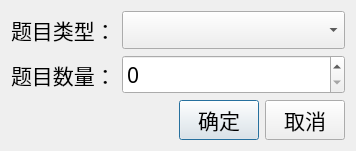
<?xml version="1.0" encoding="UTF-8"?>
<ui version="4.0">
 <class>QuestionItemDialog</class>
 <widget class="QDialog" name="QuestionItemDialog">
  <property name="geometry">
   <rect>
    <x>0</x>
    <y>0</y>
    <width>356</width>
    <height>118</height>
   </rect>
  </property>
  <property name="font">
   <font>
    <family>楷体</family>
    <pointsize>16</pointsize>
   </font>
  </property>
  <property name="windowTitle">
   <string>题目类型和数量</string>
  </property>
  <layout class="QGridLayout" name="gridLayout" columnstretch="0,1">
   <item row="0" column="0">
    <widget class="QLabel" name="label">
     <property name="text">
      <string>题目类型：</string>
     </property>
    </widget>
   </item>
   <item row="0" column="1">
    <widget class="QComboBox" name="cmbType"/>
   </item>
   <item row="1" column="0">
    <widget class="QLabel" name="label_2">
     <property name="text">
      <string>题目数量：</string>
     </property>
    </widget>
   </item>
   <item row="1" column="1">
    <widget class="QSpinBox" name="spinCount">
     <property name="maximum">
      <number>999</number>
     </property>
    </widget>
   </item>
   <item row="2" column="0" colspan="2">
    <layout class="QHBoxLayout">
     <property name="spacing">
      <number>6</number>
     </property>
     <property name="leftMargin">
      <number>0</number>
     </property>
     <property name="topMargin">
      <number>0</number>
     </property>
     <property name="rightMargin">
      <number>0</number>
     </property>
     <property name="bottomMargin">
      <number>0</number>
     </property>
     <item>
      <spacer>
       <property name="orientation">
        <enum>Qt::Horizontal</enum>
       </property>
       <property name="sizeHint" stdset="0">
        <size>
         <width>131</width>
         <height>31</height>
        </size>
       </property>
      </spacer>
     </item>
     <item>
      <widget class="QPushButton" name="okButton">
       <property name="text">
        <string>确定</string>
       </property>
      </widget>
     </item>
     <item>
      <widget class="QPushButton" name="cancelButton">
       <property name="text">
        <string>取消</string>
       </property>
      </widget>
     </item>
    </layout>
   </item>
  </layout>
 </widget>
 <resources/>
 <connections>
  <connection>
   <sender>okButton</sender>
   <signal>clicked()</signal>
   <receiver>QuestionItemDialog</receiver>
   <slot>accept()</slot>
   <hints>
    <hint type="sourcelabel">
     <x>278</x>
     <y>253</y>
    </hint>
    <hint type="destinationlabel">
     <x>96</x>
     <y>254</y>
    </hint>
   </hints>
  </connection>
  <connection>
   <sender>cancelButton</sender>
   <signal>clicked()</signal>
   <receiver>QuestionItemDialog</receiver>
   <slot>reject()</slot>
   <hints>
    <hint type="sourcelabel">
     <x>369</x>
     <y>253</y>
    </hint>
    <hint type="destinationlabel">
     <x>179</x>
     <y>282</y>
    </hint>
   </hints>
  </connection>
 </connections>
</ui>
